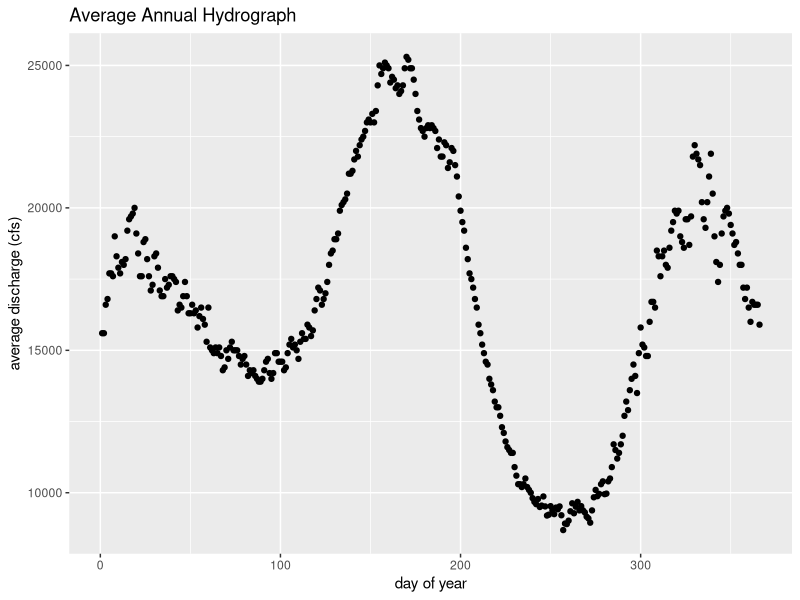
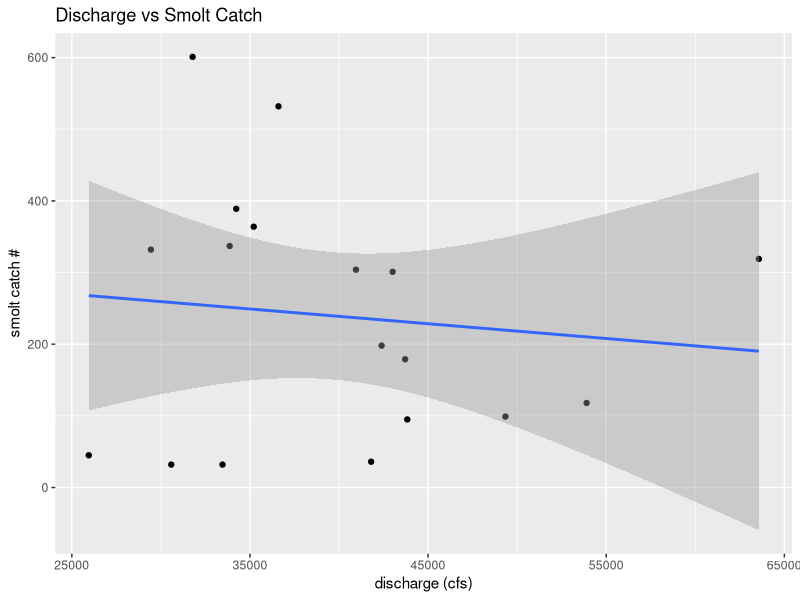
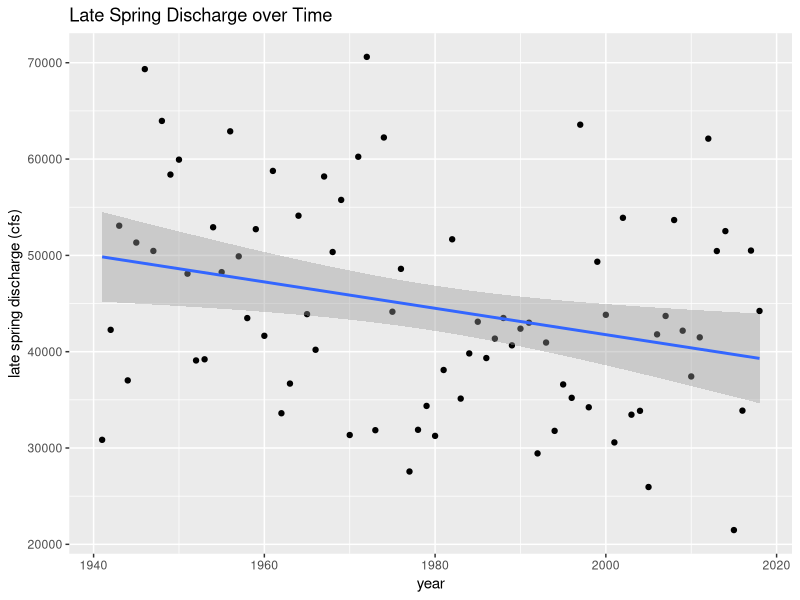

Recreate these plots in R, in order.
## ---- chunk 1
library(tidyverse)
## ---- chunk 2
avg_monthly_discharge <- read.csv("../clean_data/avg_monthly_discharge.txt")
avg_monthly_discharge <- avg_monthly_discharge %>% rename("1" = X1, "2" = X2, "3" = X3, "4" = X4, "5" = X5, "6" = X6, "7" = X7, "8" = X8, "9" = X9, "10" = X10, "11" = X11, "12" = X12)
head(avg_monthly_discharge)
## ---- chunk 3
avg_daily_discharge <- read.csv("../data/avg_daily_discharge.csv")
head(avg_daily_discharge)
## ---- chunk 4
yearly_smolt <- read.csv("../data/steelhead_smolt_trapped.csv")
head(yearly_smolt)
## ---- chunk 5
ggplot(avg_daily_discharge)+
  geom_point(mapping = aes(x=day.of.year, y=mean))+
  labs(x="day of year", y= "average discharge (cfs)", title = "Average Annual Hydrograph")
## ---- chunk 6
late_spring_discharge <- subset(avg_monthly_discharge, select = c(6, 7,year)) %>%
  rename(may = "5", june = "6")
late_spring_discharge <- mutate(late_spring_discharge, late_spring = may + june)
knitr::kable(late_spring_discharge[1:5, 1:4])
## ---- chunk 7
discharge_and_smolt <- inner_join(late_spring_discharge, 
                                  yearly_smolt, by = "year")
## ---- chunk 8
knitr::kable(discharge_and_smolt[1:4,1:6])
## ---- chunk 9
ggplot(discharge_and_smolt)+
  geom_point(mapping = aes(x=late_spring, y=smolt..scoop.))+
  labs(x="discharge (cfs)", y="smolt catch #", title = "Discharge vs Smolt Catch")+
  geom_smooth(mapping = aes(x=late_spring, y=smolt..scoop.), method = "lm")
## ---- chunk 10
smolt_regression <- lm(smolt..scoop. ~ late_spring, 
                       data = discharge_and_smolt)
summary(smolt_regression)
## ---- chunk 11
ggplot(late_spring_discharge)+
  geom_point(mapping = aes(x=year, y=late_spring))+
  geom_smooth(mapping = aes(x=year, y=late_spring), method="lm")+
  labs(y="late spring discharge (cfs)", title="Late Spring Discharge over Time")
## ---- chunk 12
late_spring_discharge_regression <- lm(late_spring ~ year, 
                                       data = late_spring_discharge)
summary(late_spring_discharge_regression)
